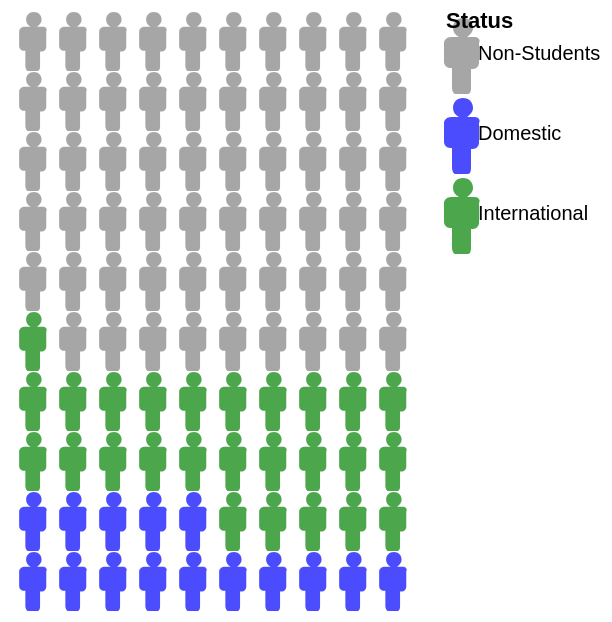

Here is the Vega-Lite specification saved for this chart:
### Vega-Lite specification from a JSON file in a GitHub repository (floating-point values rounded to 4 significant figures)
{"$schema": "https://vega.github.io/schema/vega-lite/v5.json", "config": {"view": {"stroke": ""}}, "width": "container", "height": 300, "data": {"values": [{"State": "New South Wales", "Status": "Non-Students", "Proportion": 59}, {"State": "Victoria", "Status": "Non-Students", "Proportion": 62}, {"State": "Queensland", "Status": "Non-Students", "Proportion": 66}, {"State": "South Australia", "Status": "Non-Students", "Proportion": 62}, {"State": "Western Australia", "Status": "Non-Students", "Proportion": 68}, {"State": "Tasmania", "Status": "Non-Students", "Proportion": 68}, {"State": "Northern Territory", "Status": "Non-Students", "Proportion": 63}, {"State": "Australian Capital Territory", "Status": "Non-Students", "Proportion": 62}, {"State": "New South Wales", "Status": "Domestic", "Proportion": 15}, {"State": "Victoria", "Status": "Domestic", "Proportion": 16}, {"State": "Queensland", "Status": "Domestic", "Proportion": 14}, {"State": "South Australia", "Status": "Domestic", "Proportion": 14}, {"State": "Western Australia", "Status": "Domestic", "Proportion": 14}, {"State": "Tasmania", "Status": "Domestic", "Proportion": 14}, {"State": "Northern Territory", "Status": "Domestic", "Proportion": 18}, {"State": "Australian Capital Territory", "Status": "Domestic", "Proportion": 18}, {"State": "New South Wales", "Status": "International", "Proportion": 26}, {"State": "Victoria", "Status": "International", "Proportion": 22}, {"State": "Queensland", "Status": "International", "Proportion": 20}, {"State": "South Australia", "Status": "International", "Proportion": 24}, {"State": "Western Australia", "Status": "International", "Proportion": 18}, {"State": "Tasmania", "Status": "International", "Proportion": 18}, {"State": "Northern Territory", "Status": "International", "Proportion": 19}, {"State": "Australian Capital Territory", "Status": "International", "Proportion": 20}]}, "params": [{"name": "state_selection", "value": "New South Wales", "bind": {"input": "select", "options": ["New South Wales", "Victoria", "Queensland", "South Australia", "Western Australia", "Tasmania", "Northern Territory", "Australian Capital Territory"], "name": "Select State: "}}], "transform": [{"filter": "datum.State == state_selection"}, {"window": [{"op": "sum", "field": "Proportion", "as": "CumulativeProportion"}], "groupby": ["State"], "sort": [{"field": "Status", "order": "ascending"}]}, {"window": [{"op": "row_number", "as": "id"}], "groupby": ["State"]}, {"calculate": "datum.CumulativeProportion - datum.Proportion", "as": "startPos"}, {"calculate": "sequence(datum.startPos, datum.startPos + datum.Proportion)", "as": "positions"}, {"flatten": ["positions"]}, {"calculate": "ceil((datum.positions + 1) / 10)", "as": "row"}, {"calculate": "(datum.positions % 10) + 1", "as": "col"}, {"calculate": "datum.Proportion / 100", "as": "ProportionPercentage"}], "layer": [{"mark": {"type": "point", "filled": true}, "encoding": {"x": {"field": "col", "type": "ordinal", "axis": null}, "y": {"field": "row", "type": "ordinal", "axis": null, "sort": "descending"}, "shape": {"value": "M1.7 -1.7h-0.8c0.3 -0.2 0.6 -0.5 0.6 -0.9c0 -0.6 -0.4 -1 -1 -1c-0.6 0 -1 0.4 -1 1c0 0.4 0.2 0.7 0.6 0.9h-0.8c-0.4 0 -0.7 0.3 -0.7 0.6v1.9c0 0.3 0.3 0.6 0.6 0.6h0.2c0 0 0 0.1 0 0.1v1.9c0 0.3 0.2 0.6 0.3 0.6h1.3c0.2 0 0.3 -0.3 0.3 -0.6v-1.8c0 0 0 -0.1 0 -0.1h0.2c0.3 0 0.6 -0.3 0.6 -0.6v-2c0.2 -0.3 -0.1 -0.6 -0.4 -0.6z"}, "color": {"field": "Status", "type": "nominal", "scale": {"domain": ["Non-Students", "Domestic", "International"], "range": ["#808080", "#0000FF", "#008000"]}, "legend": {"title": "Status"}}, "size": {"value": 60}, "tooltip": [{"field": "State", "title": "State"}, {"field": "Status", "title": "Status"}, {"field": "ProportionPercentage", "title": "Proportion", "type": "quantitative", "format": ".1%"}]}}]}
